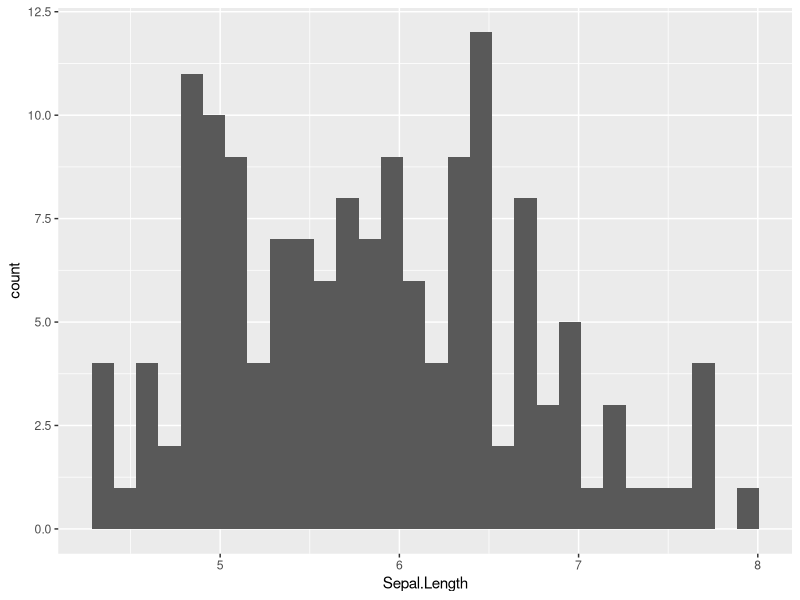
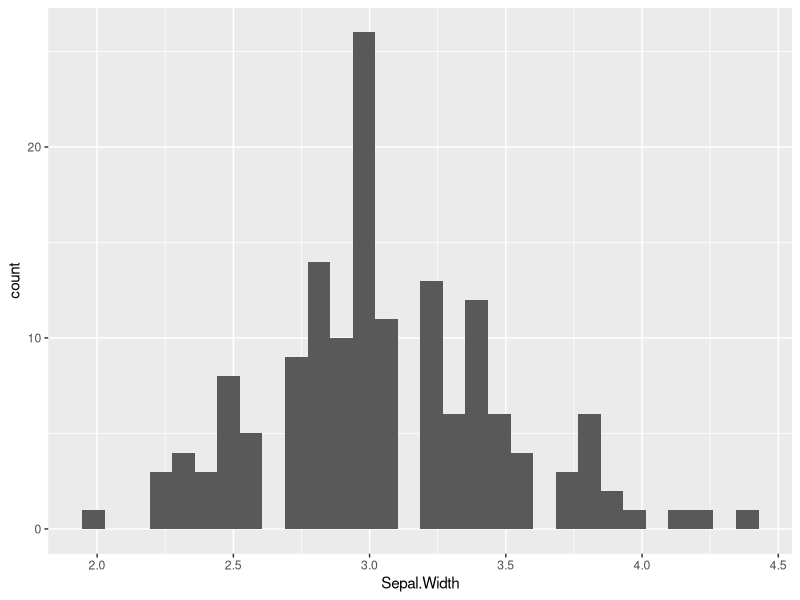

The R script that drew these images, in order:
## ---- chunk 1
library(ggplot2)
## ---- chunk 2
ggplot(iris, aes(x=Sepal.Length)) + 
  geom_histogram()
## ---- chunk 3
ggplot(iris, aes(x=Sepal.Width)) + 
  geom_histogram()
